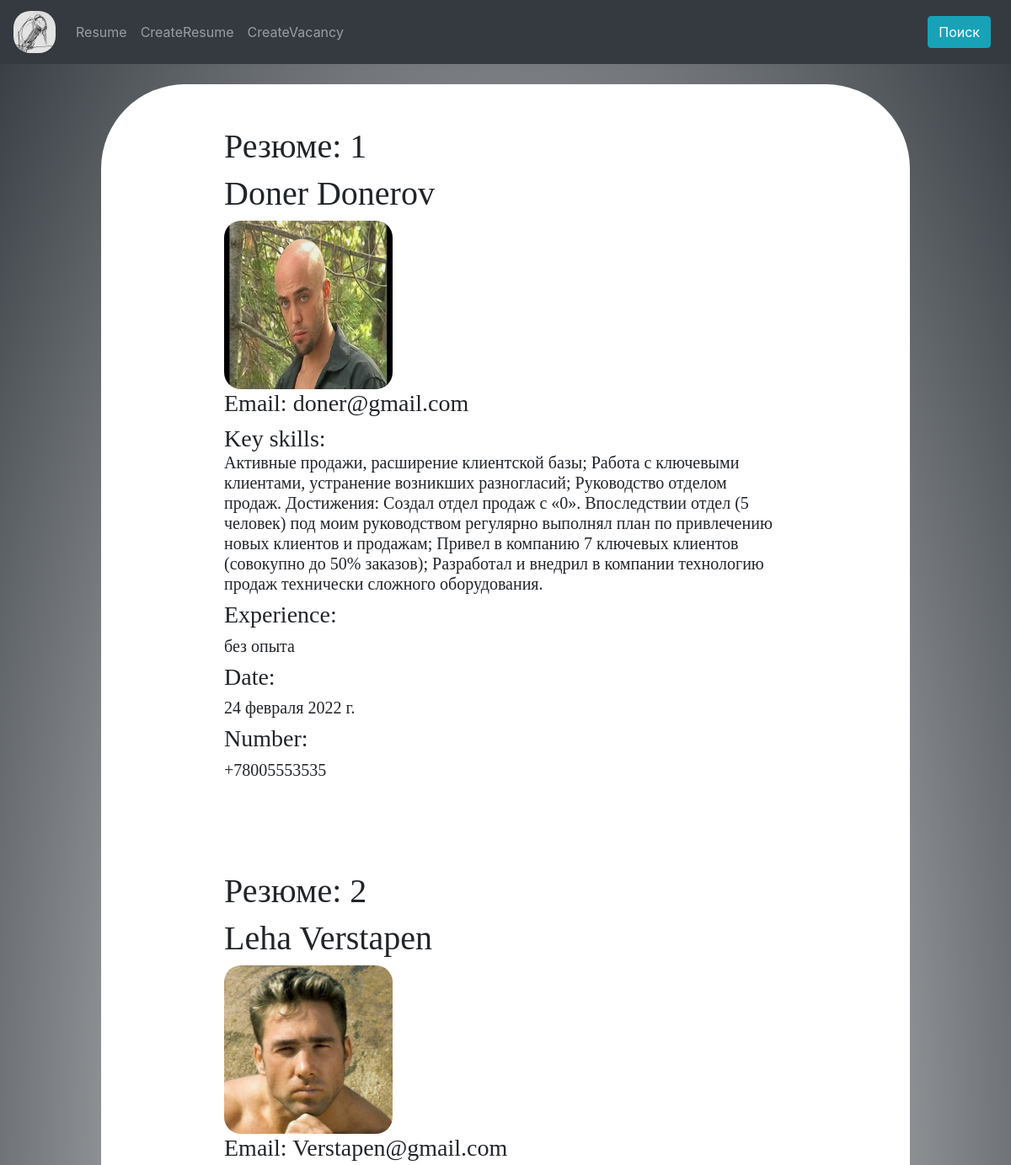
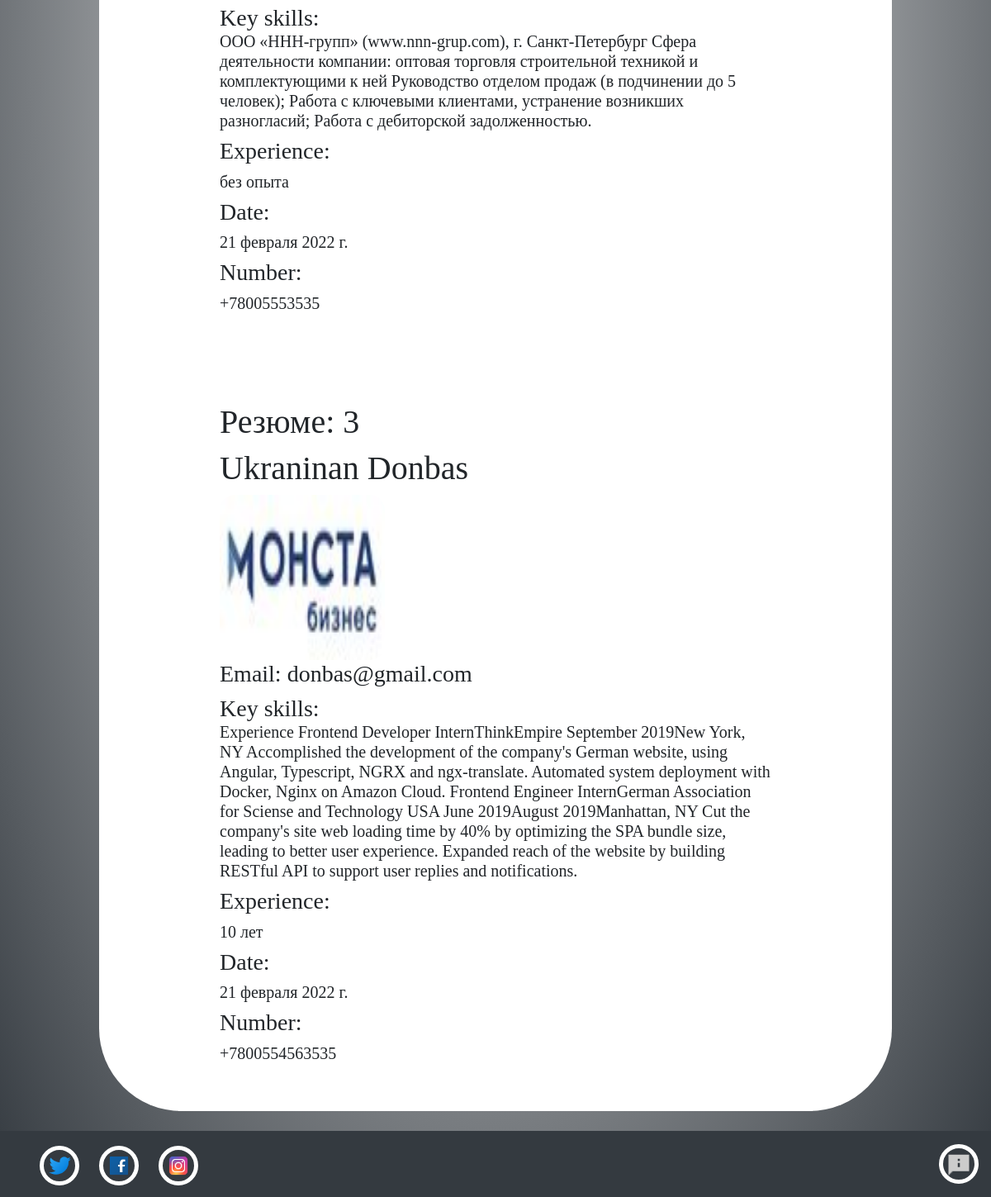
The app's page /Resume with its own data (2 pictures, top to bottom).
### app/models.py (models this page shows, shortened)
class Resume(models.Model):
    name = models.CharField('Name', max_length=50)
    surname = models.CharField('Surname', max_length=50)
    email = models.CharField('Email', max_length=50)
    text = models.TextField('Text')
    date = models.DateField('Data')
    experience = models.CharField("Experience", max_length= 100)
    Imagesrs = models.CharField('Imageurl', max_length=50)
    Telephonenumber = models.CharField('Telephonenumber', max_length=20)

### app/views.py (the view)
# urls.py: path('Resume', views.Resume, name="Resume"),
def Resume(request):
    data = {
        'resume': resume,
    }
    return render(request, 'app/Resume.html', data)

### app/templates/app/Resume.html (shortened to what this page needs)
{% extends "app/Layout/layout.html" %}
{% block style %}
    <link rel="stylesheet" type="text/css" href="../static/app/style/Resume.css" />
{% endblock %}
{% block content %}
 <div class = "main_div">
        {% for el in resume%}
        <div class="item" >
            <h1>Резюме: {{el.id}}</h1>
            <h1> {{el.name}} {{el.surname}} </h1> <img class="imgs" src="{{el.Imagesrs}}" alt="">
            <h3>Email: {{el.email}}</h3>
            <h3>Key skills:  <div class="text-div"><h5> {{el.text}} </h5></div></h3>
            <h3>Experience: <h5>{{el.experience}}</h5></h3>
            <h3>Date: <h5> {{el.date}}</h5> </h3>
            <h3>Number: <h5> {{el.Telephonenumber}}</h5></h3>
        </div>
        {% endfor %}
 </div>
{% endblock %}

### app/static/app/style/StyleForLayout.css (style rules this page uses)
body { margin: 0; height: 100vh; }

### app/static/app/style/Resume.css (style rules this page uses)
.main_div { width: 80%; margin-left: 10%; border-radius: 100px; background-color: white; }
.item { width: 80%; padding: 50px; margin-left: 10%; background-color: white; font-family: cursive; }
body { height: 100%; background: radial-gradient( white, #343a40); background-repeat: no-repeat; background-size: cover; background-position: bottom; }
.imgs { height: 200px; width: 200px; border-radius: 20px; }

### records on screen
Resume: id "1", name "Doner", surname "Donerov", Imagesrs (picture), email "doner@gmail.com", text "Активные продажи, расширение клиентской базы; Работа с ключевыми клиентами, устранение возникших разногласий; Руководство отделом продаж. Достижения: Создал отдел продаж с «0». Впоследствии отдел (5 человек) под моим руководством регулярно выполнял план по привлечению новых клиентов и продажам; Привел в компанию 7 ключевых клиентов (совокупно до 50% заказов); Разработал и внедрил в компании технологию продаж технически сложного оборудования.", experience "без опыта", date "24 февраля 2022 г.", Telephonenumber "+78005553535"
Resume: id "2", name "Leha", surname "Verstapen", Imagesrs (picture), email "Verstapen@gmail.com", text "ООО «ННН-групп» (www.nnn-grup.com), г. Санкт-Петербург Сфера деятельности компании: оптовая торговля строительной техникой и комплектующими к ней Руководство отделом продаж (в подчинении до 5 человек); Работа с ключевыми клиентами, устранение возникших разногласий; Работа с дебиторской задолженностью.", experience "без опыта", date "21 февраля 2022 г.", Telephonenumber "+78005553535"
Resume: id "3", name "Ukraninan", surname "Donbas", Imagesrs (picture), email "donbas@gmail.com", text "Experience Frontend Developer InternThinkEmpire September 2019New York, NY Accomplished the development of the company's German website, using Angular, Typescript, NGRX and ngx-translate. Automated system deployment with Docker, Nginx on Amazon Cloud. Frontend Engineer InternGerman Association for Sciense and Technology USA June 2019August 2019Manhattan, NY Cut the company's site web loading time by 40% by optimizing the SPA bundle size, leading to better user experience. Expanded reach of the website by building RESTful API to support user replies and notifications.", experience "10 лет", date "21 февраля 2022 г.", Telephonenumber "+7800554563535"
